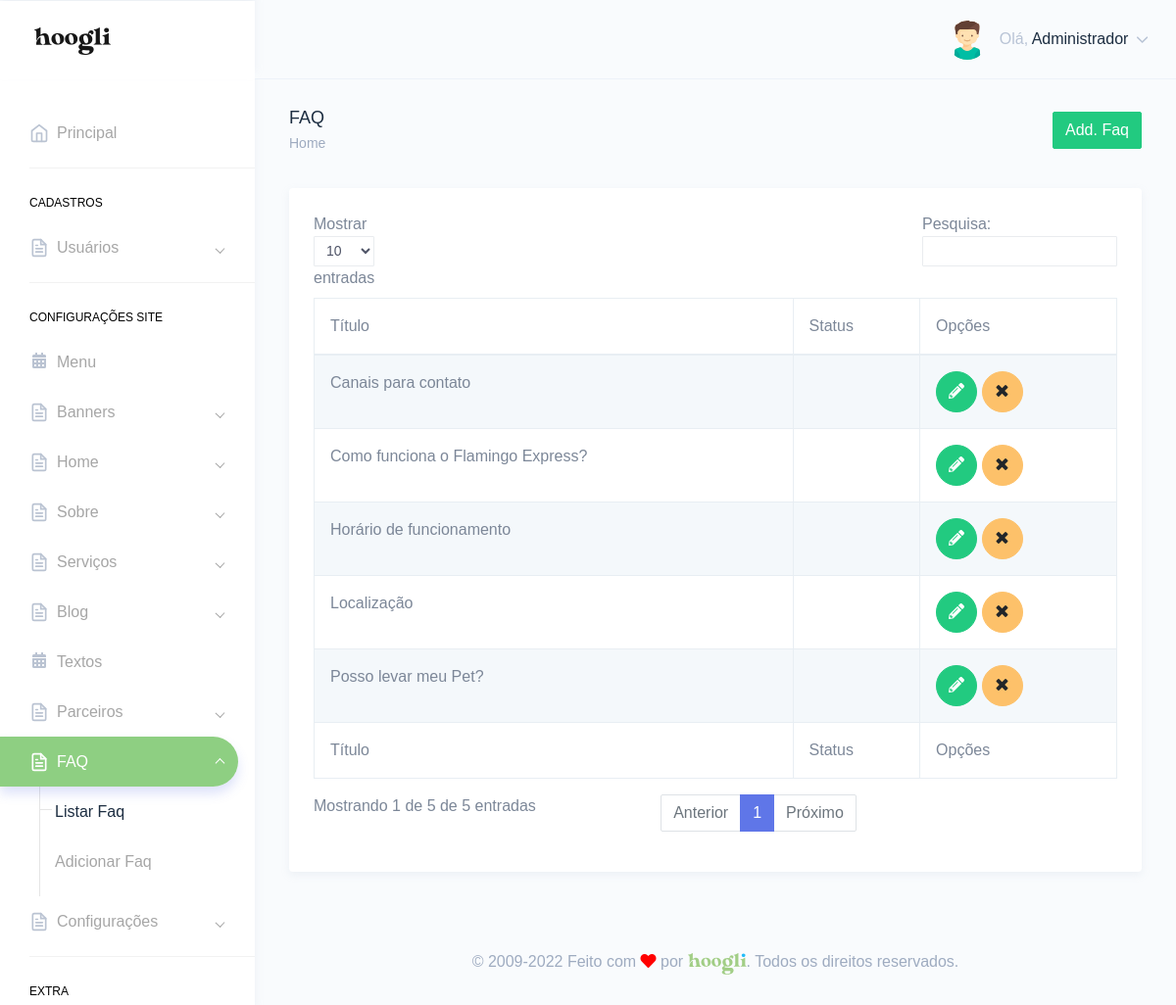
Screenshot of /painel/faqs.php (signed in) with the database file from the repository.
### tables this page shows
CREATE TABLE `tbl_usuarios` (
  `id` int(11) NOT NULL,
  `nome` varchar(250) DEFAULT NULL,
  `email` varchar(250) DEFAULT NULL,
  `telefone` varchar(250) DEFAULT NULL,
  `endereco` varchar(250) DEFAULT NULL,
  `cpf` varchar(100) DEFAULT NULL,
  `login` varchar(100) DEFAULT NULL,
  `senha` varchar(100) DEFAULT NULL,
  `foto` varchar(250) DEFAULT NULL,
  `id_cargo` int(11) DEFAULT NULL,
  `sexo` varchar(2) DEFAULT NULL,
  `perm_cad_usuario` varchar(2) DEFAULT NULL,
  `perm_relatorio` varchar(2) DEFAULT NULL,
  `perm_add_usuario` varchar(2) DEFAULT NULL,
  `perm_edit_usuario` varchar(2) DEFAULT NULL,
  `perm_del_usuario` varchar(2) DEFAULT NULL,
  `perm_cad_contato` varchar(2) DEFAULT NULL,
  `perm_edit_contato` varchar(2) DEFAULT NULL,
  `perm_del_contato` varchar(2) DEFAULT NULL,
  `perm_edit_contato_nf` varchar(3) DEFAULT NULL,
  `perm_pag_principal_rm` varchar(2) DEFAULT NULL,
  `perm_pag_principal_uc` varchar(2) DEFAULT NULL,
  `admin_geral` varchar(2) DEFAULT NULL,
  `data_frase` date DEFAULT NULL,
  `id_frase` int(11) DEFAULT NULL,
  `frase_lida` varchar(2) DEFAULT NULL
);

CREATE TABLE `tbl_faq` (
  `id` bigint(255) NOT NULL,
  `titulo` varchar(1000) NOT NULL,
  `descricao` text NOT NULL,
  `status` varchar(3) DEFAULT NULL,
  `foto` varchar(250) DEFAULT NULL,
  `id_servico` int(11) DEFAULT NULL
);

### Connection/con-pdo.php (called while the page is built, shortened)
<?php
$conInstanciada = '';
if(empty($conInstanciada)) {
	class Conexao {
		private static $pdo;
		public static function getInstance() {
		if (!isset(self::$pdo)) {
		 try {
		  $opcoes = array(PDO::MYSQL_ATTR_INIT_COMMAND => 'SET NAMES utf8', PDO::ATTR_PERSISTENT => TRUE);
		  self::$pdo = new PDO("mysql:host=" . HOST . "; dbname=" . DBNAME . "; charset=" . CHARSET . ";", USER, PASSWORD, $opcoes);
		  self::$pdo->setAttribute(PDO::ATTR_ERRMODE, PDO::ERRMODE_EXCEPTION);
		 } catch (PDOException $e) {
		  print "Erro: " . $e->getMessage();
		 }
		}
		return self::$pdo;
		}
	}
}

### Class/acesso.class.php (called while the page is built, shortened)
<?php
$AcessoInstanciada = '';
if(empty($AcessoInstanciada)) {
	if(file_exists('Connection/conexao.php')) {
		require_once('Connection/con-pdo.php');
		require_once('Class/funcoes.php');
	} else {
		require_once('../Connection/con-pdo.php');
		require_once('../Class/funcoes.php');
	}
	class Acesso {
		private $pdo = null;
		private static $Acesso = null;
		private function __construct($conexao){
			$this->pdo = $conexao;
		}
		public static function getInstance($conexao){
			if (!isset(self::$Acesso)):
				self::$Acesso = new Acesso($conexao);
			endif;
			return self::$Acesso;
		}
		function rsDados($id='', $idCargo='', $orderBy='', $limite='') {
			$sqlLimite = '';
			$sqlOrdem = '';
			$sql = '';
			$nCampos = 0;
			if(!empty($id)) {
				$sql .= " and id = ?";
				$nCampos++;
				$campo[$nCampos] = $id;
			}
			try{
				$sql = "SELECT * FROM tbl_usuarios where 1=1 $sql $sqlOrdem $sqlLimite";
				$stm = $this->pdo->prepare($sql);
				for($i=1; $i<=$nCampos; $i++) {
					$stm->bindValue($i, $campo[$i]);
				}
				$stm->execute();
				$rsDados = $stm->fetchAll(PDO::FETCH_OBJ);
				if($id <> '' or $limite == 1) {
					return($rsDados[0]);
				} else {
					return($rsDados);
				}
			} catch(PDOException $erro){
				echo $erro->getMessage();
			}
		}
	}
}

### painel/verifica.php (called while the page is built, shortened)
<?php
include "../Class/acesso.class.php";
$verificaRestrito = Acesso::getInstance(Conexao::getInstance());
include "../Class/faqs.class.php";
$faqs = Faqs::getInstance(Conexao::getInstance());
$verificaRestrito->restritoAdmin();
$dadosUsuarioLogado = $verificaRestrito->rsDados($_SESSION['dadosLogado']->id);
?>

### Class/funcoes.php (called while the page is built, shortened)
<?php
  function icone_genero($genero) {
    switch ($genero) {
      case "M": return "assets/images/avatars/boy.svg"; break;
    }
  }
?>

### Class/faqs.class.php (called while the page is built, shortened)
<?php
$FaqsInstanciada = '';
if(empty($FaqsInstanciada)) {
	if(file_exists('Connection/conexao.php')) {
		require_once('Connection/con-pdo.php');
		require_once('Class/funcoes.php');
	} else {
		require_once('../Connection/con-pdo.php');
		require_once('../Class/funcoes.php');
	}
	class Faqs {
		private $pdo = null;
		private static $Faqs = null;
		private function __construct($conexao){
			$this->pdo = $conexao;
		}
		public static function getInstance($conexao){
			if (!isset(self::$Faqs)):
				self::$Faqs = new Faqs($conexao);
			endif;
			return self::$Faqs;
		}
		function rsDados($id='', $orderBy='', $limite='', $idServico='') {
			$nCampos = 0;
			$sql = '';
			$sqlOrdem = '';
			$sqlLimite = '';
			try{
				$sql = "SELECT * FROM tbl_faq where 1=1 $sql $sqlOrdem $sqlLimite";
				$stm = $this->pdo->prepare($sql);
				for($i=1; $i<=$nCampos; $i++) {
					$stm->bindValue($i, $campo[$i]);
				}
				$stm->execute();
				$rsDados = $stm->fetchAll(PDO::FETCH_OBJ);
				if($id <> '' or $limite == 1) {
					return($rsDados[0]);
				} else {
					return($rsDados);
				}
			} catch(PDOException $erro){
				echo $erro->getMessage();
			}
		}
	}
}

### painel/faqs.php (the view, shortened to what this page needs)
<?php include "verifica.php";
$puxaFaqs = $faqs->rsDados();
?>
<!DOCTYPE html>
<html dir="ltr" lang="pt-br">
<head>
    <link href="dist/css/style.min.css" rel="stylesheet">
</head>
<body>
    <div id="main-wrapper" data-theme="light" data-layout="vertical" data-navbarbg="skin6" data-sidebartype="full" data-sidebar-position="fixed" data-header-position="fixed" data-boxed-layout="full">
      <?php include "header.php";?>
       <?php include "inc-menu-lateral.php";?>
        <div class="page-wrapper">
            <div class="page-breadcrumb">
                <div class="row">
                    <div class="col-7 align-self-center">
                        <h4 class="page-title text-truncate text-dark font-weight-medium mb-1">FAQ</h4>
                        <div class="d-flex align-items-center">
                            <nav aria-label="breadcrumb">
                                <ol class="breadcrumb m-0 p-0">
                                    <li class="breadcrumb-item"><a href="." class="text-muted">Home</a></li>
                                </ol>
                            </nav>
                        </div>
                    </div>
                    <div class="col-5 align-self-center">
                        <a href="add-faq.php" class="btn btn-success float-right">Add. Faq</a>
                    </div>
                </div>
            </div>
            <div class="container-fluid">
                <div class="row">
                    <div class="col-12">
                        <div class="card">
                            <div class="card-body">
                                <div class="table-responsive">
                                    <table id="zero_config" class="table table-striped table-bordered no-wrap">
                                        <thead>
                                            <tr>
                                                <th>Título</th>
                                                <th>Status</th>
                                                <th>Opções</th>
                                            </tr>
                                        </thead>
                                        <tbody>
                                            <?php
                                            if(count($puxaFaqs) > 0){
                                            foreach($puxaFaqs as $faq){?>
                                            <tr>
                                                <td><?php echo $faq->titulo;?></td>
                                                <td><?php echo exibe_ativo($faq->status);?></td>
                                                <td>
                                                    <a href="editar-faq.php?id=<?php echo $faq->id;?>" class="btn btn-success btn-circle"><i class="fas fa-pencil-alt"></i></a>
                                                    <a href="faqs.php?id=<?php echo $faq->id;?>&acao=excluirFaq" class="btn btn-warning btn-circle"><i class="fa fa-times"></i></a>
                                                </td>
                                            </tr>
                                            <?php } }?>
                                        </tbody>
                                        <tfoot>
                                            <tr>
                                                <th>Título</th>
                                                <th>Status</th>
                                                <th>Opções</th>
                                            </tr>
                                        </tfoot>
                                    </table>
                                </div>
                            </div>
                        </div>
                    </div>
                </div>
            </div>
        <?php include "footer.php";?>
        </div>
    </div>
</body>
</html>

### painel/header.php (shortened to what this page needs)
<header class="topbar" data-navbarbg="skin6">
            <nav class="navbar top-navbar navbar-expand-md">
                <div class="navbar-header" data-logobg="skin6">
                    <div class="navbar-brand">
                        <a href=".">
                            <span class="logo-text">
                                <img src="assets/images/hoogli_logo.png" alt="homepage" class="dark-logo" />
                            </span>
                        </a>
                    </div>
                </div>
                <div class="navbar-collapse collapse" id="navbarSupportedContent">
                    <ul class="navbar-nav float-right">
                        <li class="nav-item dropdown">
                            <a class="nav-link dropdown-toggle" href="javascript:void(0)" data-toggle="dropdown"
                                aria-haspopup="true" aria-expanded="false">
                                <?php if(!empty($dadosUsuarioLogado->foto)){?>
                                <img src="../img/<?php echo $dadosUsuarioLogado->foto;?>" alt="<?php echo $dadosUsuarioLogado->nome;?>" class="rounded-circle" width="40">
                                <?php }else{?>
                                <img src="<?php echo icone_genero($dadosUsuarioLogado->sexo);?>" alt="<?php echo $dadosUsuarioLogado->nome;?>" class="rounded-circle" width="40">
                                <?php }?>
                                <span class="ml-2 d-none d-lg-inline-block"><span>Olá,</span> <span
                                        class="text-dark"><?php echo $dadosUsuarioLogado->nome;?></span> <i data-feather="chevron-down"
                                        class="svg-icon"></i></span>
                            </a>
                        </li>
                    </ul>
                </div>
            </nav>
        </header>

### rows the page displays
tbl_usuarios: nome "Administrador"
tbl_faq: titulo "Canais para contato"
tbl_faq: titulo "Horário de funcionamento"
tbl_faq: titulo "Como funciona o Flamingo Express?"
tbl_faq: titulo "Localização"
tbl_faq: titulo "Posso levar meu Pet?"
